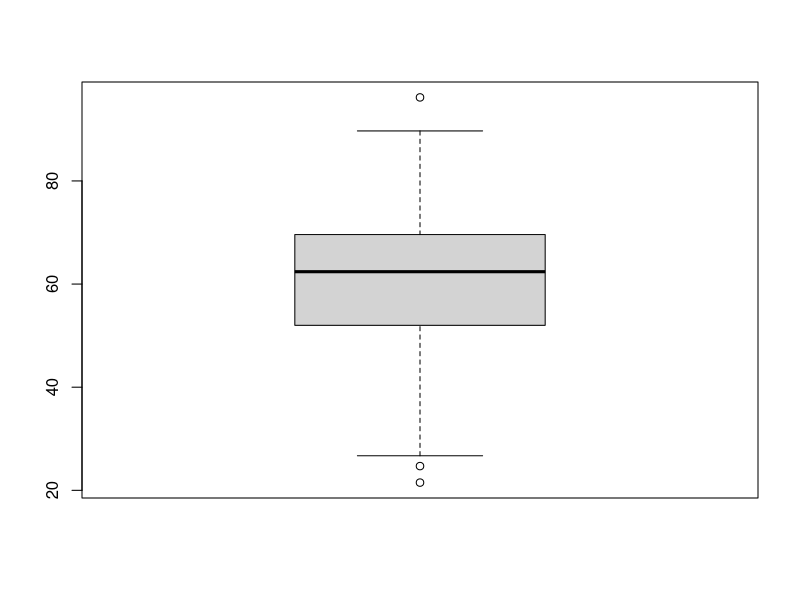
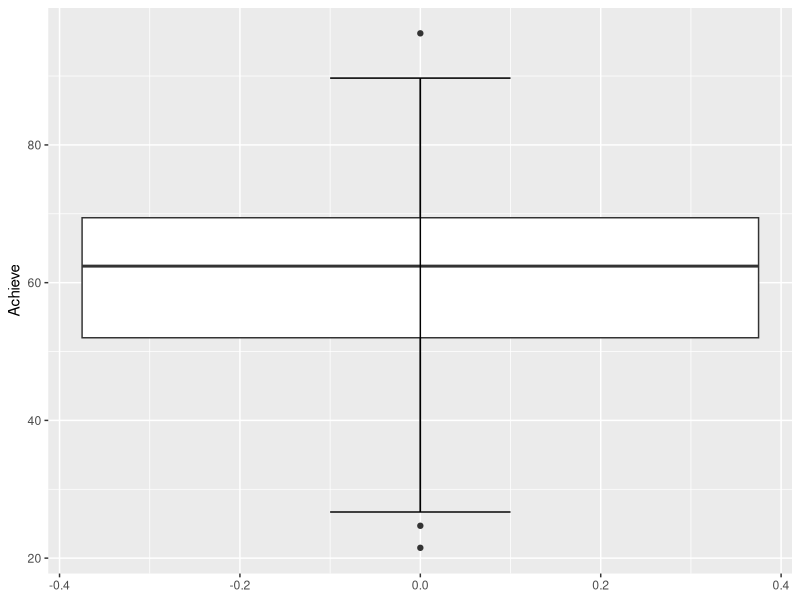
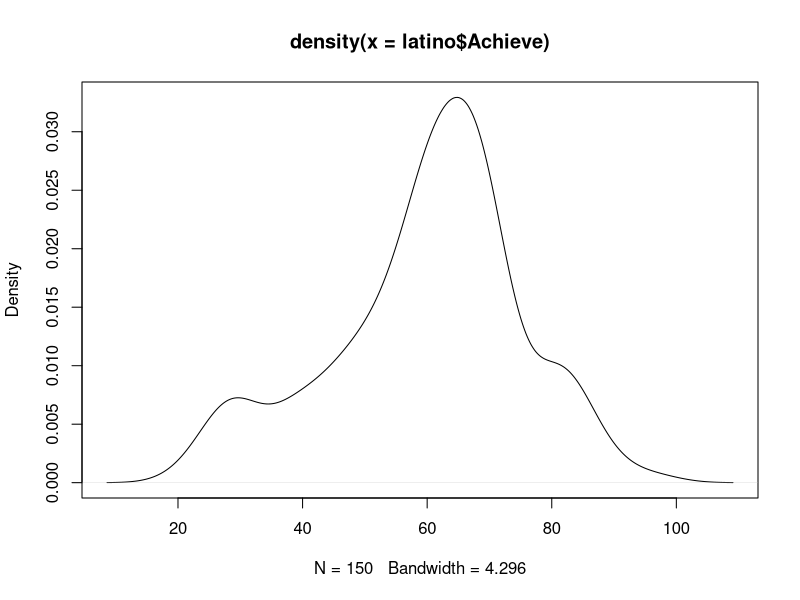
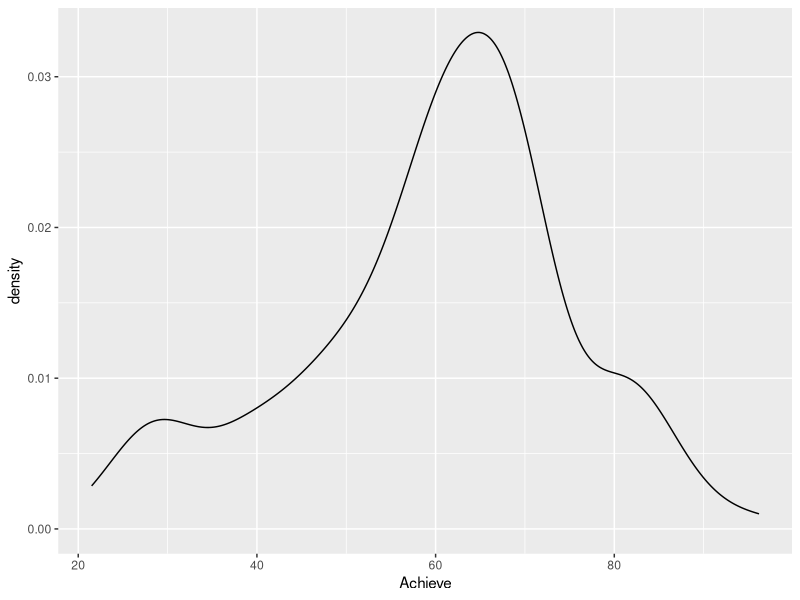
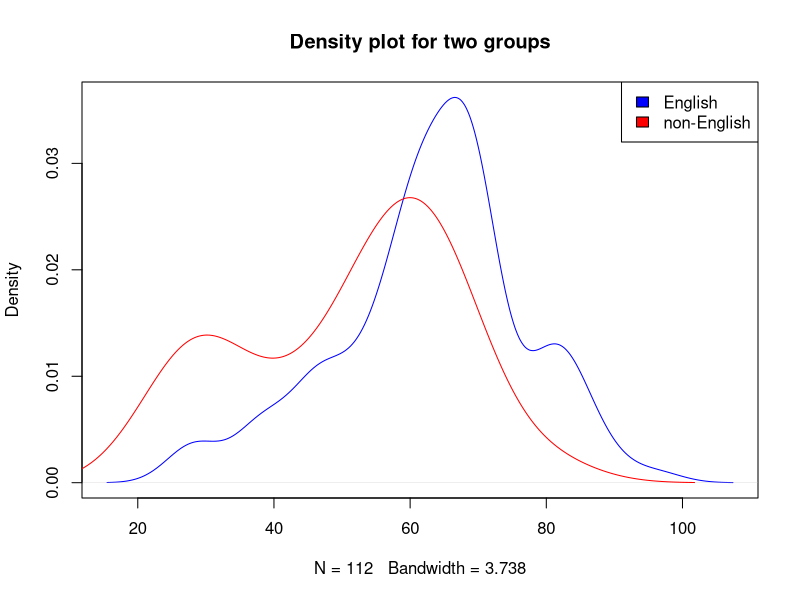
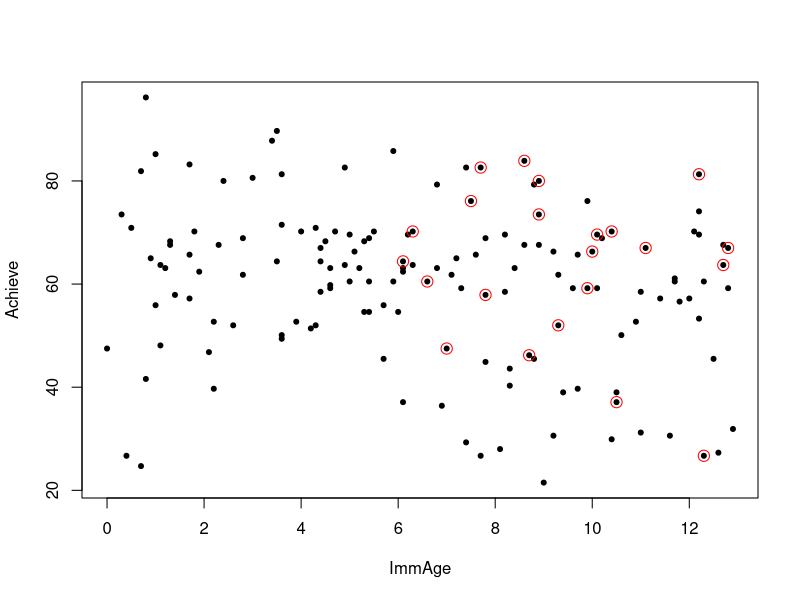

Write the R code that produced these figures, in order.
## ---- chunk 1
#| include: false
library(tidyverse)
data(airquality)
getwd()
## ---- chunk 2
#| echo: true
#| results: false

# install rmarkdown package
if(isFALSE("rmarkdown" %in% installed.packages())){
  install.packages("rmarkdown")
}

# install tinytex
if(isFALSE("tinytex" %in% installed.packages())){
  install.packages("tinytex")
}
# tinytex::install_tinytex()
## ---- chunk 3
#| echo: true
#| output-location: fragment
head(airquality, n = 5)

## ---- chunk 4
#| echo: true
#| output-location: fragment
tail(airquality, n = 5)

## ---- chunk 5
#| echo: true
#| output-location: fragment
latino <- read.table(file = "data/LatinoEd.csv")
head(latino, n = 5)

## ---- chunk 6
#| echo: true
#| results: hide
latino <- read.csv(file = "data/LatinoEd.csv")
latino <- read.table(file = "data/LatinoEd.csv", header = TRUE, sep = ",", row.names = "ID")
## ---- chunk 7
#| echo: true
str(latino)
## ---- chunk 8
#| echo: true
summary(latino)
## ---- chunk 9
#| echo: true
summary(latino)
## ---- chunk 10
#| echo: true

# create a factor variable
factor_vec <- factor(c("Cat1", "Cat2", "Cat3"), levels = c("Cat1", "Cat2", "Cat3"))
levels(factor_vec)
# set the reference group
factor_vec <- relevel(factor_vec, ref = "Cat2")
levels(factor_vec)
## ---- chunk 11
#| echo: true
#| out-width: 70%
boxplot(latino$Achieve)
## ---- chunk 12
#| echo: true
#| out-width: 70%
ggplot(data = latino, aes(y = Achieve)) + 
  geom_boxplot() + 
  stat_boxplot(geom = "errorbar", width = 0.2)
## ---- chunk 13
#| echo: true
#| out-width: 70%
plot(density(latino$Achieve))
## ---- chunk 14
#| echo: true
#| out-width: 70%
ggplot(data = latino, aes(x = Achieve)) + 
  geom_density() 
## ---- chunk 15
#| echo: true
# create a subset of the data
latino.sub <- subset(latino, subset = ImmAge >= 4 & ImmAge <= 7)
# summary of the object
summary(latino.sub)
## ---- chunk 16
#| echo: true
#| out-width: 80%
# divide the Latino dataset to English- and non-english-speaking groups
eng_df <- subset(latino, English == 1)
non_eng_df <- subset(latino, English == 0)
# plot the density line of achievement for English-speaking group
plot(density(eng_df$Achieve), col = "blue", main = "Density plot for two groups")
# add the density line for 
lines(density(non_eng_df$Achieve), col = "red")
# add a legend
legend(x = "topright", legend=c("English", "non-English"), 
       fill = c("blue","red")
)
## ---- chunk 17
#| echo: true
#| out-width: 80%

# create a scatter plot (x-axis = ImmAge, y-axis = Achieve)
with(latino, plot(x = ImmAge, y = Achieve, pch = 20))
# point with ImmYear >= 80
with(subset(latino, ImmYear >= 80), points(x = ImmAge, y = Achieve, pch = 1, col = "red", cex = 1.5))
## ---- chunk 18
#| results: hide
#| echo: true

#using logic expressions
subset(latino, !is.na(Achieve) & !is.na(ImmAge))

# a function to find rows with completed case (returns a logic vector)
complete.cases(latino)

# a function to create a data frame without NA (row-wise removal)
na.omit(latino)



